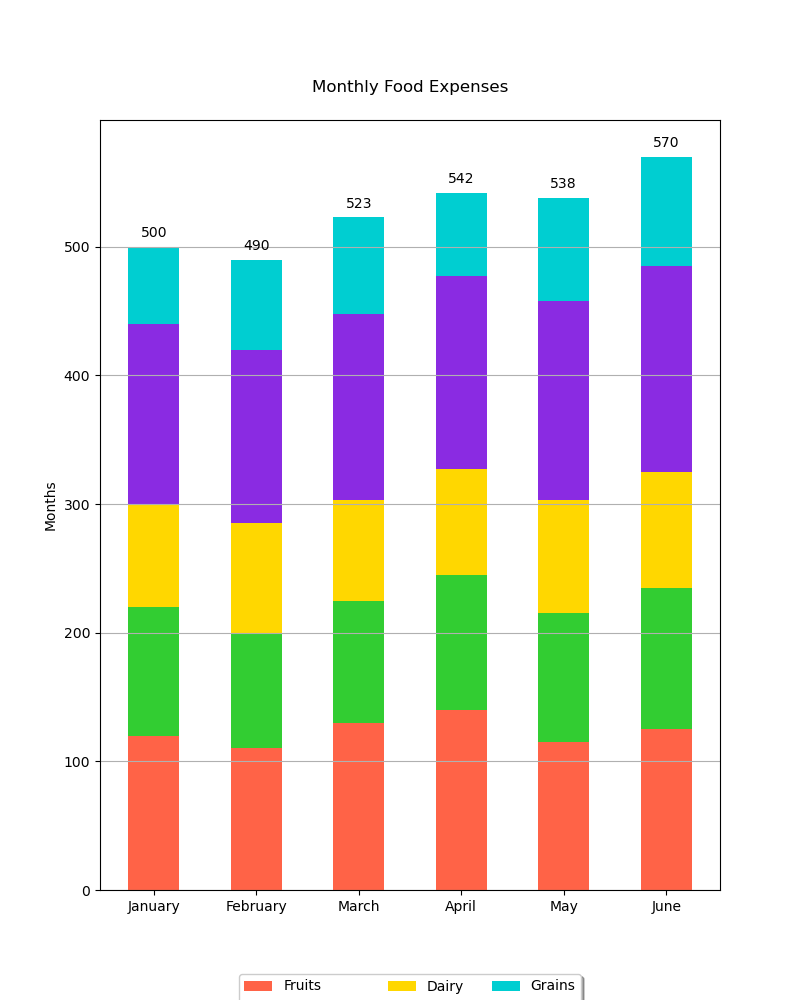

Generate this figure with Python:

import matplotlib.pyplot as plt

# Data
months = ['January', 'February', 'March', 'April', 'May', 'June']
fruits = [120, 110, 130, 140, 115, 125]
vegetables = [100, 90, 95, 105, 100, 110]
dairy = [80, 85, 78, 82, 88, 90]
meat = [140, 135, 145, 150, 155, 160]
grains = [60, 70, 75, 65, 80, 85]

# Stacked Bar Chart
fig, ax = plt.subplots(figsize=(8, 10))  # changing width and height of the chart

bar_height = 0.5  # change height of bars
index = range(len(months))

p1 = plt.bar(index, fruits, bar_height, label='Fruits', color='#FF6347')
p2 = plt.bar(index, vegetables, bar_height, bottom=fruits, label='Vegetables', color='#32CD32')
p3 = plt.bar(index, dairy, bar_height, bottom=[f + v for f, v in zip(fruits, vegetables)], label='Dairy', color='#FFD700')
p4 = plt.bar(index, meat, bar_height, bottom=[f + v + d for f, v, d in zip(fruits, vegetables, dairy)], label='Meat', color='#8A2BE2')
p5 = plt.bar(index, grains, bar_height, bottom=[f + v + d + m for f, v, d, m in zip(fruits, vegetables, dairy, meat)], label='Grains', color='#00CED1')

plt.ylabel('Months')
plt.xticks(index, months)
plt.title('Monthly Food Expenses', pad=20)
plt.legend(loc='upper center', bbox_to_anchor=(0.5, -0.1), shadow=True, ncol=3)

# Customizing the grid
plt.grid(axis='y')

# Adding numerical labels
for i in index:
    total = fruits[i] + vegetables[i] + dairy[i] + meat[i] + grains[i]
    plt.text(i, total + 5, str(total), ha='center', va='bottom')

plt.show()
